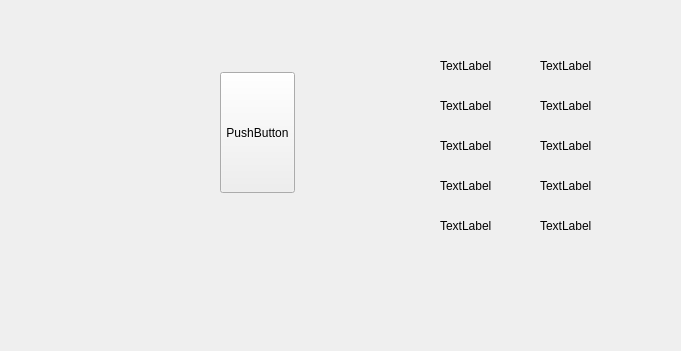
<?xml version="1.0" encoding="UTF-8"?>
<ui version="4.0">
 <class>QProgressSmpClnBarIse</class>
 <widget class="QWidget" name="QProgressSmpClnBarIse">
  <property name="geometry">
   <rect>
    <x>0</x>
    <y>0</y>
    <width>681</width>
    <height>351</height>
   </rect>
  </property>
  <property name="windowTitle">
   <string>Form</string>
  </property>
  <widget class="QWidget" name="shell" native="true">
   <property name="geometry">
    <rect>
     <x>20</x>
     <y>70</y>
     <width>189</width>
     <height>231</height>
    </rect>
   </property>
   <property name="styleSheet">
    <string notr="true"/>
   </property>
  </widget>
  <widget class="QPushButton" name="detect_btn">
   <property name="geometry">
    <rect>
     <x>220</x>
     <y>72</y>
     <width>75</width>
     <height>121</height>
    </rect>
   </property>
   <property name="styleSheet">
    <string notr="true"/>
   </property>
   <property name="text">
    <string>PushButton</string>
   </property>
  </widget>
  <widget class="QLabel" name="label">
   <property name="geometry">
    <rect>
     <x>440</x>
     <y>60</y>
     <width>54</width>
     <height>12</height>
    </rect>
   </property>
   <property name="text">
    <string>TextLabel</string>
   </property>
  </widget>
  <widget class="QLabel" name="label_2">
   <property name="geometry">
    <rect>
     <x>440</x>
     <y>100</y>
     <width>54</width>
     <height>12</height>
    </rect>
   </property>
   <property name="text">
    <string>TextLabel</string>
   </property>
  </widget>
  <widget class="QLabel" name="label_3">
   <property name="geometry">
    <rect>
     <x>440</x>
     <y>140</y>
     <width>54</width>
     <height>12</height>
    </rect>
   </property>
   <property name="text">
    <string>TextLabel</string>
   </property>
  </widget>
  <widget class="QLabel" name="label_4">
   <property name="geometry">
    <rect>
     <x>440</x>
     <y>180</y>
     <width>54</width>
     <height>12</height>
    </rect>
   </property>
   <property name="text">
    <string>TextLabel</string>
   </property>
  </widget>
  <widget class="QLabel" name="label_5">
   <property name="geometry">
    <rect>
     <x>440</x>
     <y>220</y>
     <width>54</width>
     <height>12</height>
    </rect>
   </property>
   <property name="text">
    <string>TextLabel</string>
   </property>
  </widget>
  <widget class="QLabel" name="label_6">
   <property name="geometry">
    <rect>
     <x>540</x>
     <y>220</y>
     <width>54</width>
     <height>12</height>
    </rect>
   </property>
   <property name="text">
    <string>TextLabel</string>
   </property>
  </widget>
  <widget class="QLabel" name="label_blance">
   <property name="geometry">
    <rect>
     <x>540</x>
     <y>180</y>
     <width>54</width>
     <height>12</height>
    </rect>
   </property>
   <property name="text">
    <string>TextLabel</string>
   </property>
  </widget>
  <widget class="QLabel" name="label_name">
   <property name="geometry">
    <rect>
     <x>540</x>
     <y>60</y>
     <width>54</width>
     <height>12</height>
    </rect>
   </property>
   <property name="text">
    <string>TextLabel</string>
   </property>
  </widget>
  <widget class="QLabel" name="label_date">
   <property name="geometry">
    <rect>
     <x>540</x>
     <y>140</y>
     <width>54</width>
     <height>12</height>
    </rect>
   </property>
   <property name="text">
    <string>TextLabel</string>
   </property>
  </widget>
  <widget class="QLabel" name="label_lot">
   <property name="geometry">
    <rect>
     <x>540</x>
     <y>100</y>
     <width>54</width>
     <height>12</height>
    </rect>
   </property>
   <property name="text">
    <string>TextLabel</string>
   </property>
  </widget>
 </widget>
 <resources/>
 <connections/>
</ui>
